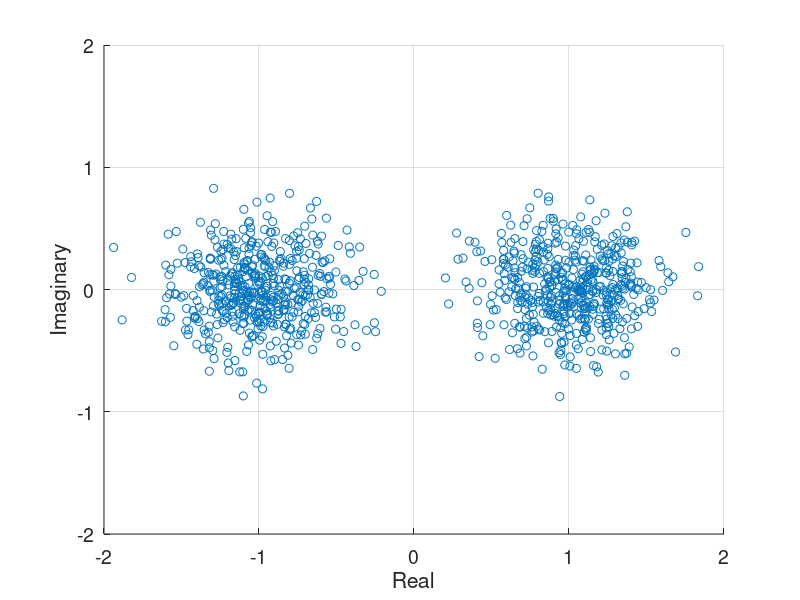

This figure's MATLAB source: (Note: this script raises an error after producing the figure.)
clear all; close all; clc; pkg load communications;
% Task 1 Jaringan Akses Nirkabel
%% Rama Rahardi / 18117026

tic
%% initialization
sr=128000.0; % Symbol rate
ml=1;        % ml:Number of modulation levels (BPSK:ml=1, QPSK:ml=2, 16QAM:ml=4)
br=sr .* ml; % Bit rate
nd = 10^5;   % Number of symbols that simulates in each loop
fd = 30; %Hertz %doppler frequency
EbN0_awgn = [0:2:8];
EbN0_fading = [0:5:25];

%% data generation
data=rand(1,nd*ml)>0.5;

%% BPSK modulation
x1 = data*2-1;

%%%%%%%%%%%%%%%%%%%%%%%%%%%%%%%%%%%%%
%% AWGN Channel
%%%%%%%%%%%%%%%%%%%%%%%%%%%%%%%%%%%%%
EbN0 = EbN0_awgn;  # Eb/N0 in dB
for i = 1:length(EbN0)
  n = 1/sqrt(2)*[randn(1,nd) + j*randn(1,nd)]; % white gaussian noise, 0dB variance
  y1 = x1 + 10^(-EbN0(i)/20)*n;
  
  %% receiver decision (demodulation)
  y2 = real(y1)>0;
  
  %% error calculation
  error(i) = size(find([data- y2]),2);
end
%% BER Calculation AWGN
ber_awgn_sim = error/nd;
ber_awgn_theory = qfunc(sqrt(2*10.^(EbN0/10)));

%% plot konstelasi
figure;
scatter(real(y1(1:1e2:nd)), imag(y1(1:1e2:nd)));
grid on; axis([-2 2 -2 2]);
set(gca, 'fontsize', 14);
xlabel('Real');
ylabel('Imaginary');

%%%%%%%%%%%%%%%%%%%%%%%%%%%%%%%%%%%%%
%% Fading Channel
%%%%%%%%%%%%%%%%%%%%%%%%%%%%%%%%%%%%%
EbN0 = EbN0_fading;  # Eb/N0 in dB
for i = 1:length(EbN0)
  %fad = cxn(nd, 1);
  %fad = fading(nd, fd, 1/sr)';
  fad = fading2(nd, fd, 1/sr);
  n = 1/sqrt(2)*[randn(1,nd) + j*randn(1,nd)]; % white gaussian noise, 0dB variance
  y1 = x1.*fad + 10^(-EbN0(i)/20)*n;
  
  %% receiver decision (demodulation)
  %%% channel equalization
  y2 = y1./fad;
  y3 = real(y2)>0;
  
  %% error calculation
  error(i) = size(find([data- y3]),2);
end

%% BER Calculation AWGN
ber_fading_sim = error/nd;
ber_fading_theory = (1/2).*(1-sqrt(10.^(EbN0/10)./(10.^(EbN0/10)+1)));

%% plot konstelasi
figure;
scatter(real(y2(1:1e2:nd)), imag(y2(1:1e2:nd)));
grid on; axis([-2 2 -2 2]);
set(gca, 'fontsize', 14);
xlabel('Real');
ylabel('Imaginary');

lw = 'linewidth';
figure; 
hold on;
semilogy(EbN0_awgn, ber_awgn_theory, '--r',"marker", "x", lw, 1.75);
semilogy(EbN0_awgn, ber_awgn_sim, '-r', "marker", "*", lw, 1.75);
semilogy(EbN0_fading, ber_fading_theory, '--b',"marker", "x", lw, 1.75);
semilogy(EbN0_fading, ber_fading_sim, '-b', "marker", "*", lw, 1.75);
hold off;
ylim([-10^-4 10^0]);
h = legend('AWGN Theory','AWGN Simulated', 'AWGN Fading Theory','AWGN Fading Simulated', "location", 'NorthEast');
xlabel('Eb/N_0 (dB)');
ylabel('Bit Error Rate (P_e)');
legend boxoff;
set(gca, 'fontsize', 14);
set(h, 'fontsize', 14);
grid on;

toc